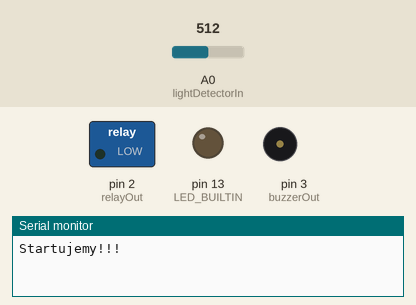
The sketch below on a simulated Arduino Uno, built with avr-gcc and run on an emulated ATmega328P. On the bench: switched loads named in the sketch (green lamp = pin HIGH), output pins drawn as LEDs (lit = HIGH), buzzer (waves = sounding, pin HIGH), the last lines printed to the serial monitor. Dashed ring = blinking. The test bench sets the inputs (shaded band); at power-on: A0 (lightDetectorIn) = 512.

Above: at 0.3 s.
At 2.0 s:
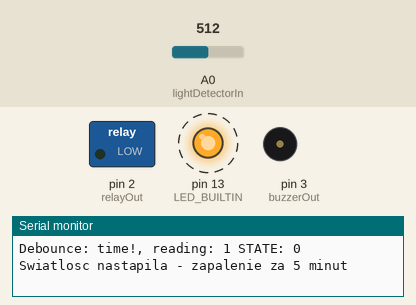
2.1 s: A0 (lightDetectorIn) set to 33
3.9 s: A0 (lightDetectorIn) set to 28
At 5.9 s:
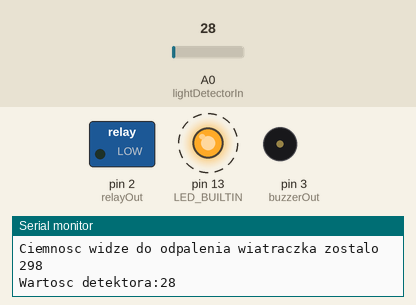
Timing chart, 0 to 12.0 s (numbered marks = the images above; inputs shaded):
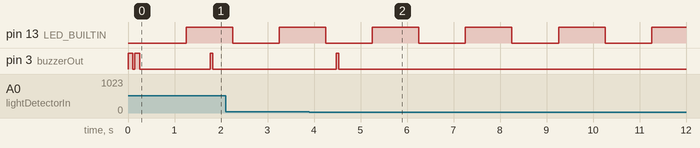

The sketch:

WindLight.ino
```cpp
int relayOut = 2;
int buzzerOut = 3;
int lightDetectorIn = A0;

void setup() {
  // put your setup code here, to run once:
  Serial.begin(9600);
  pinMode(relayOut, OUTPUT);
  pinMode(buzzerOut, OUTPUT);
  pinMode(LED_BUILTIN, OUTPUT);
}

enum State {
  ZERO,
  INIT,
  LIGHT_DETECTED,
  LIGHT_DETECTED_RELAY_ON,
  RELAY_ON
};


const unsigned long triggerRelayTimeMs = ((unsigned long)5)*60*1000;//5 minutes
const unsigned long maxTimeToEnableTriggerMinutes = 20*60;//20 minutes

State state = ZERO;

void shortBeep(int del)
{
    digitalWrite(buzzerOut,HIGH);
    delay(del);
    digitalWrite(buzzerOut,LOW);
}

void relayOn()
{
  digitalWrite(relayOut,HIGH);
}

void relayOff()
{
  digitalWrite(relayOut,LOW);
}

void ledOn()
{
    digitalWrite(LED_BUILTIN,HIGH);
}

void ledOff()
{
    digitalWrite(LED_BUILTIN,LOW);
}


bool isLightDetected()
{
  const unsigned long debounceDelay = 500;    // the debounce time; increase if the output flickers

  static unsigned long lastReading = 0;
  static bool lastState = false;   // the previous reading from the input pin
  static bool state = false;
  static unsigned long lastDebounceTime = 0;  // the last time the output pin was toggled


  if((millis() - lastReading) < 100)
    return state;

  lastReading = millis();


  bool reading = analogRead(lightDetectorIn) > 30;

  if (reading != lastState) {
    lastDebounceTime = millis();
    Serial.print("Debounce: different state, reading: ");
    Serial.print(reading);
    Serial.print(" last state: ");
    Serial.print(lastState);
    Serial.print(" STATE: ");
    Serial.println(state);
  }

  if ((millis() - lastDebounceTime) > debounceDelay) {
      if (reading != state) {
            Serial.print("Debounce: time!, reading: ");
            Serial.print(reading);

            Serial.print(" STATE: ");
            Serial.println(state);
            state = reading;
      }
  }

  lastState = reading;


  return state;
}

bool isDarkDetected()
{
  return !isLightDetected();
}

void alive()
{
  unsigned long static lastChangeTime = 0;
  bool static isOn = false;

  if(millis() - lastChangeTime > 1000)
  {
    lastChangeTime = millis();
    isOn = !isOn;

    if(isOn)
      ledOn();
    else
      ledOff();

     int val = analogRead(A0);
     Serial.print("Wartosc detektora:");
     Serial.println(val);
  }
}

unsigned long lightStartTime;
unsigned long lightEndTime;

void loop() {
  // put your main code here, to run repeatedly:
  alive();

  switch(state)
  {
    case ZERO:
      Serial.println("Startujemy!!!");
      relayOff();
      shortBeep(100);
      delay(50);
      shortBeep(100);
      delay(1000);
      state = INIT;
      break;
    case INIT:
      relayOff();
      if(isLightDetected())//wykryl swiatlo
      {
        Serial.println("Swiatlosc nastapila - zapalenie za 5 minut");
        lightStartTime = millis();
        shortBeep(50);
        state = LIGHT_DETECTED;
      }
      break;
    case LIGHT_DETECTED:
      if(isDarkDetected())//zgaszone
      {
        Serial.print("Ciemnosc widze do odpalenia wiatraczka zostalo ");
        Serial.println( 5*60 - (millis() - lightStartTime)/1000 );
        shortBeep(50);
        state = INIT;
      }
      else if((millis() - lightStartTime) > triggerRelayTimeMs)//dalej zapalone przez 5s
      {
        Serial.println("Wlaczam wiatraczek");
        shortBeep(100);
        delay(50);
        shortBeep(100);
        relayOn();
        state = LIGHT_DETECTED_RELAY_ON;
      }
      break;
   case LIGHT_DETECTED_RELAY_ON:
      if(isDarkDetected())//zgaszone
      {
        Serial.println("Ciemnosc widze");
        shortBeep(50);
        lightEndTime = millis();
        int lightTimeSec = (lightEndTime - lightStartTime)/1000;
        Serial.print("Czas swiatla: ");
        Serial.print(lightTimeSec);
        Serial.println("s");
        state = RELAY_ON;
      }
    break;
    case RELAY_ON:
      if(isLightDetected())//zapalam
      {
        Serial.println("Swiatlosc nastapila kiedy stan = RELAY_ON");
        shortBeep(50);
        state = LIGHT_DETECTED_RELAY_ON;
      }
      else//caly czas zgaszone
      {
        int lightTimeSec = (lightEndTime - lightStartTime)/1000;//liczba s kiedy bylo zapalone
        int elapsedTimeSec = (millis() - lightEndTime)/1000;
        int limitSec = lightTimeSec/2;

        if(limitSec> maxTimeToEnableTriggerMinutes )
          limitSec = maxTimeToEnableTriggerMinutes;

        if(elapsedTimeSec > limitSec)//czy uplynelo wicej czasu niz polowa zapalone swiatla (max do 20 min)
        {
          Serial.println("Koniec!");
          shortBeep(100);
          delay(50);
          shortBeep(100);
          state = INIT;
        }
      }
    break;
  }
}
```

Measured:
- after the input at 3.9 s, pin 3 (buzzerOut): LOW → HIGH after 0.58 s, → LOW 0.05 s later
- by itself, pin 13 (LED_BUILTIN): alternates HIGH for 1.0 s and LOW for 1.0 s
